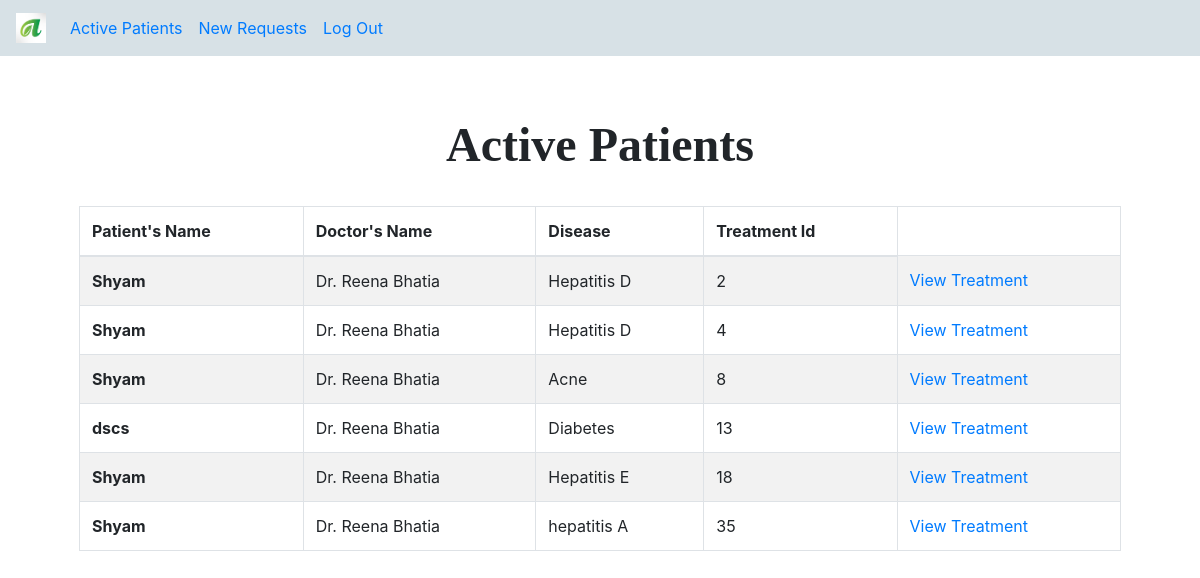
Page /ActiveTreat (signed in) on the committed database.
### Users/models.py (models this page shows, shortened)
class Treatment(models.Model):
    Patient = models.ForeignKey(Patient,on_delete=models.CASCADE,related_name="Treatments")
    Doctor = models.ForeignKey(Doctor,related_name="Treatments",null=True,on_delete=models.SET_NULL,default=None,blank=True)
    is_active = models.BooleanField(default=False)
    is_new = models.BooleanField(default=False)
    is_completed = models.BooleanField(default=False)
    SymptomList = models.ManyToManyField(Symptom,blank=True)
    Disease = models.ForeignKey(Disease,on_delete=models.PROTECT,related_name="Patients")
    Prescription = models.TextField(max_length=800,null=True,default = None,blank=True)
    Appointment = models.DateField(null=True,default = None,blank=True, validators=[validate_date])
    lat = models.DecimalField(max_digits=9, decimal_places=6,null=True,default=None)
    lon = models.DecimalField(max_digits=9, decimal_places=6,null=True,default=None)

class Patient(models.Model):
    GENDER_CHOICES =(
        ("Female", "F"),
        ("Male", "M"),
        ("Others", "Others"),
    )
    user = models.OneToOneField(User, on_delete=models.CASCADE,related_name="Patient")
    Name = models.CharField(max_length=80,default = None,null=True)
    Age = models.IntegerField(default = None,null=True)
    Address = models.TextField(max_length=300,null=True)
    Gender = models.CharField(max_length=30,choices = GENDER_CHOICES,default = 'F',null=True)

class Doctor(models.Model):
    GENDER_CHOICES =(
        ("Female", "F"),
        ("Male", "M"),
        ("Others", "Others"),
    )
    user = models.OneToOneField(User, on_delete=models.CASCADE,related_name="Doctor")
    Name = models.CharField(max_length=80,default = None,null=True)
    Age = models.IntegerField(default = None,null=True)
    Address = models.TextField(max_length=300,null=True)
    Gender = models.CharField(max_length=30,choices = GENDER_CHOICES,default = 'F',null=True)
    Specialization = models.ForeignKey(Specialization,on_delete=models.PROTECT,related_name="Doctors")
    contact  = models.IntegerField(null=True)
    Qualification = models.CharField(max_length=30,null=True)
    lat = models.DecimalField(max_digits=9, decimal_places=6,null=True,default=None)
    lon = models.DecimalField(max_digits=9, decimal_places=6,null=True,default=None)

class Disease(models.Model):
    Name = models.CharField(max_length=100,null=True,blank=True,default = None)
    Specialization = models.ForeignKey(Specialization,on_delete=models.PROTECT,related_name="Diseases")
    def __str__(self):
        return self.Name

### Users/views.py (the view)
# urls.py: path("ActiveTreat",views.view_active_treatments,name="ActiveTreat"),
@login_required
@doctor_required
def view_active_treatments(request):
    Treatments = Treatment.objects.filter(Doctor=request.user.Doctor)
    t = []
    for tr in Treatments:
        if tr.is_active:
            t.append(tr)
    return render(request, 'Users/ActiveTreat.html', {
        'Treatments': t,
    })

### Users/templates/Users/ActiveTreat.html (shortened to what this page needs)
{% extends "Users/layout.html" %}
{% block body %}
    <br><br>
    <h1 class="heading" >Active Patients</h1>
<br>
<table class="table table-bordered table-striped" >
  <thead>
    <tr>
      <th scope="col">Patient's Name</th>
      <th scope="col">Doctor's Name</th>
      <th scope="col">Disease</th>
      <th scope="col">Treatment Id</th>
    </tr>
  </thead>
  <tbody>
    {% for Treat in Treatments %}
    <tr>
      <th scope="row">{{ Treat.Patient.Name }}</th>
      <td>{{ Treat.Doctor.Name }}</td>
      <td>{{Treat.Disease}}</td>
      <td>{{Treat.id}}</td>
      <td><a href="{% url 'Treat' Treat.id %}">View Treatment</a></td>
    </tr>
    {% endfor %}
  </tbody>
</table>
    <br><br>
{% endblock %}

### Users/static/users2/jumbotron.css (style rules this page uses)
body { padding-top: 3.5rem; }

### Users/static/Users/styles.css (style rules this page uses)
body { padding: 10px; }
.heading { font-weight: bold; text-align: center; font-size: 4vmax; font-family: Cambria, Cochin, Georgia, Times, 'Times New Roman', serif; }

### rows in the picture
Treatment: Patient.Name "Shyam", Doctor.Name "Dr. Reena Bhatia", Disease "Hepatitis D", id "2"
Treatment: Patient.Name "Shyam", Doctor.Name "Dr. Reena Bhatia", Disease "Hepatitis D", id "4"
Treatment: Patient.Name "Shyam", Doctor.Name "Dr. Reena Bhatia", Disease "Acne", id "8"
Treatment: Patient.Name "dscs", Doctor.Name "Dr. Reena Bhatia", Disease "Diabetes", id "13"
Treatment: Patient.Name "Shyam", Doctor.Name "Dr. Reena Bhatia", Disease "Hepatitis E", id "18"
Treatment: Patient.Name "Shyam", Doctor.Name "Dr. Reena Bhatia", Disease "hepatitis A", id "35"
